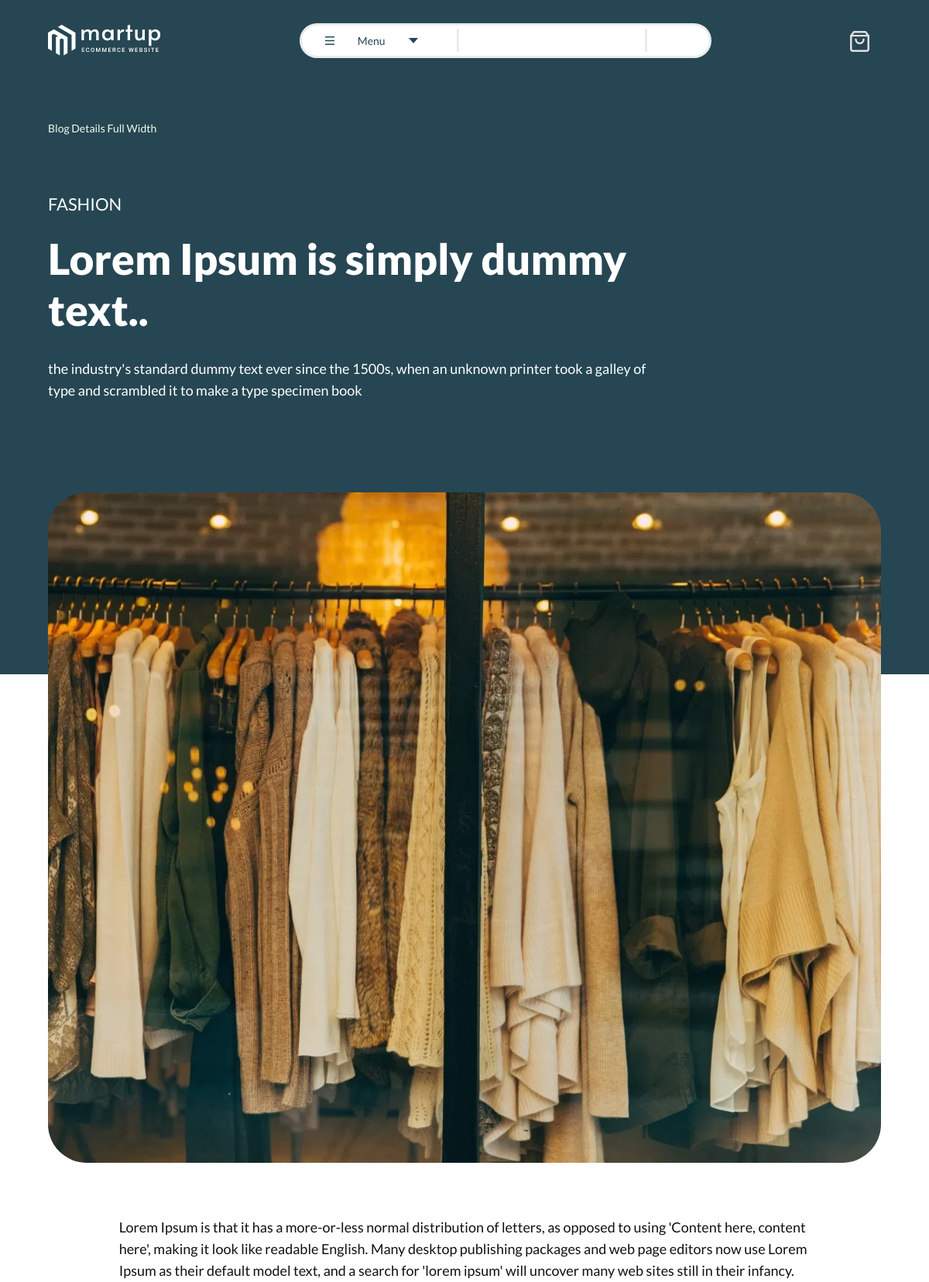
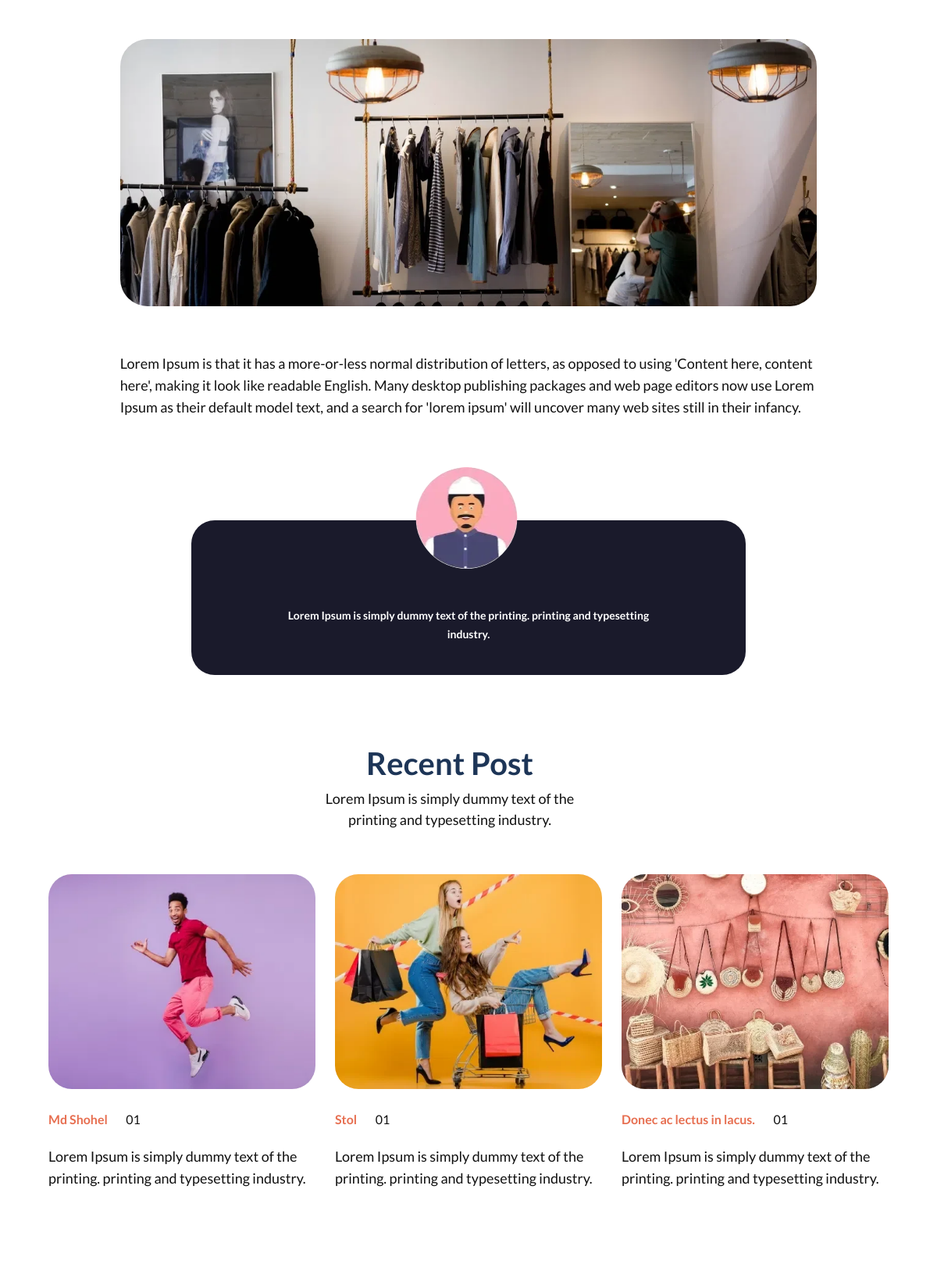
Screenshot of /blog/ (upper part) with the database file from the repository (2 pictures, top to bottom).
### main/models.py (models this page shows)
class Blog_widhh(models.Model):
    title1 = models.CharField(max_length=255)
    title2 = models.CharField(max_length=255)
    title3 = models.CharField(max_length=255)
    img = models.ImageField()
    text = models.TextField()
    img2 = models.ImageField()

class People_model(models.Model):
    photo = models.ImageField()
    title = models.CharField(max_length=255)

class Post_blog(models.Model):
    img = models.ImageField()
    name = models.CharField(max_length=255)
    date =  models.DateField()
    text = models.TextField()

### main/views.py (the view)
# urls.py: 2. Add a URL to urlpatterns:  path('blog/', include('blog.urls'))
def blog(request):
    context = {
        'Blog_widht': Blog_widhh.objects.last(),
        'Photo_blog': Photo_blog.objects.last(),
        'Post_blog': Post_blog.objects.all(),
        'People_model': People_model.objects.last(),
        'info' : Info.objects.last(),
        'email_titles': Email_titles.objects.last(),
        'app': App.objects.last(),
    }
    return render(request, 'blog-details-full-width.html', context)

### templates/blog-details-full-width.html (shortened to what this page needs)
{%load static %}
<!DOCTYPE html>
<html lang="zxx">
<head>
    <link rel="stylesheet" href="{% static 'assets/css/vendor/bootstrap.min.css' %}" />
    <link rel="stylesheet" href="{% static 'assets/css/vendor/material-icons.css' %}">
    <link rel="stylesheet" href="{% static 'assets/css/vendor/jquery-ui.min.css' %}">
    <link rel="stylesheet" href="{% static 'assets/css/plugins/animate.css' %}">
    <link rel="stylesheet" href="{% static 'assets/css/plugins/nice-select.css' %}">
    <link rel="stylesheet" href="{% static 'assets/css/plugins/swiper-bundle.min.css' %}">
    <link rel="stylesheet" href="{% static 'assets/css/plugins/ion.rangeSlider.min.css' %}">
    <link rel="stylesheet" href="{% static 'assets/css/plugins/venobox.min.css' %}">
    <link rel="stylesheet" href="{% static 'assets/css/style.css' %}">
</head>
<body>
    <header class="header-section pos-absolute dark-bg sticky-header d-none d-lg-block section-fluid-270">
        <div class="header-wrapper pos-relative">
            <div class="container-fluid">
                <div class="row justify-content-between align-items-center">
                    <div class="col-auto">
                        <a href="index.html" class="header-logo">
                            <img class="img-fluid" src="{% static 'assets/images/logo/logo-dark-theme.png' %}" alt="">
                        </a>
                    </div>
                    <div class="col-auto d-flex align-items-center">
                        <div class="header-event">
                            <div class="menu-event dropdown">
                                <button class="main-menu-event dropdown-toggle" data-bs-toggle="dropdown"><img src="{% static 'assets/images/icons/icon-open-menu.svg' %}" alt=""><span>Menu</span><img src="assets/images/icons/icon-arrow-drop-down.svg" alt=""></button>
                            </div>
                            <div class="search-event">
                                <input class="header-search" type="search" placeholder="">
                                <button class="header-search-btn" type="submit"><img src="" alt=""></button>
                            </div>
                        </div>
                    </div>
                    <div class="col-auto">
                        <div class="header-action">
                            <button class="header-action-item header-action-wishlist" data-bs-toggle="offcanvas" data-bs-target="#addcartOffcanvas"><img src="{% static 'assets/images/icons/icon-shopping-bag-light.svg' %}" alt=""><span class="item-count item-count--dark">{{ items }}</span></button>
                        </div>
                    </div>
                </div>
            </div>
        </div>
    </header>
    <div class="breadcrumb-section">
        <div class="box-wrapper">
            <div class="breadcrumb-wrapper breadcrumb-wrapper--style-4 breadcrumb-bg pos-relative">
                <div class="breadcrumb-content section-fluid-270">
                    <div class="container-fluid">
                        <div class="row justify-content-center justify-content-lg-start">
                            <div class="col-auto">
                                <ul class="breadcrumb-nav">
                                    <li>Blog Details Full Width</li>
                                </ul>
                            </div>
                        </div>
                        <div class="row">
                            <div class="col-12 col-lg-9">
                                <div class="content">
                                    <span class="title-tag">{{Blog_widht.title1}}</span>
                                    <h2 class="title">{{Blog_widht.title2}}.</h2>
                                    <p>{{Blog_widht.title3}}</p>
                                    <div class="author-details">
                                    </div>
                                </div>
                            </div>
                        </div>
                    </div>
                </div>
            </div>
        </div>
    </div>
    <div class="blog-details-section section-fluid-270 section-top-gap-100">
        <div class="box-wrapper">
            <div class="container-fluid">
                <div class="row justify-content-center">
                    <div class="col-12">
                        <div class="blog-details-hero">
                            <div class="image">
                                <img class="img-fluid" src="{{Blog_widht.img.url}}" alt="">
                            </div>
                        </div>
                        <div class="row justify-content-center">
                            <div class="col-xl-10">
                                <div class="default-text-content">
                                    <p>{{Blog_widht.text}}</p>
                                    <img class="img-fluid default-image" src="{{Blog_widht.img2.url}}" alt="">
                                    <p>{{Blog_widht.text}}</p>
                                </div>
                            </div>
                            <div class="col-xl-8">
                                <div class="author-blog-details">
                                    <div class="image">
                                        <img src="{{People_model.photo.url}}" alt="">
                                    </div>
                                    <div class="content">
                                        <p>{{People_model.title}}</p>
                                    </div>
                                </div>
                            </div>
                        </div>
                    </div>
                </div>
            </div>
        </div>
    </div>
    <div class="blog-feed-section section-fluid-270 section-top-gap-100">
        <div class="box-wrapper">
            <div class="section-wrapper">
                <div class="container-fluid">
                    <div class="row justify-content-center align-items-center flex-warp">
                        <div class="col-xl-4 col-lg-5 col-md-6 col-sm-7 col-12 me-5">
                            <div class="section-content text-center section-content-gap-60">
                                <h2 class="section-title">Recent Post</h2>
                                <p>Lorem Ipsum is simply dummy text of the printing and typesetting industry.</p>
                            </div>
                        </div>
                    </div>
                </div>
            </div>
            <div class="blog-feed-items">
                <div class="container-fluid">
                    <div class="row">
                        <div class="col-12">
                            <div class="blog-feed-slide">
                                <div class="swiper-container">
                                    <div class="swiper-wrapper">
                                        {%for i in Post_blog%}
                                        <div class="swiper-slide blog-list-single-item">
                                            <a href="blog-details-full-width.html" class="image img-responsive">
                                                <img src="{{i.img.url}}" alt="">
                                            </a>
                                            <div class="post-meta">
                                                <a href="#" class="catagory">{{i.name}}</a>
                                                <a href="#" class="date">{{i.date|date:"m"}}</a>
                                            </div>
                                            <div class="content">
                                                <p>{{i.text}}</p>
                                            </div>
                                        </div>
                                        {%endfor%}
                                    </div>
                                </div>
                            </div>
                        </div>
                    </div>
                </div>
            </div>
        </div>
    </div>
</body>
</html>

### rows the page displays
Blog_widhh: title1 "FASHION", title2 "Lorem Ipsum is simply dummy text.", title3 "the industry's standard dummy text ever since the 1500s, when an unknown printer took a galley of type and scrambled it to make a type specimen book", img (picture), text "Lorem Ipsum is that it has a more-or-less normal distribution of letters, as opposed to using 'Content here, content here', making it look like readable English. Many desktop publishing packages and web page editors now use Lorem Ipsum as their default model text, and a search for 'lorem ipsum' will uncover many web sites still in their infancy.", img2 (picture)
People_model: photo (picture), title "Lorem Ipsum is simply dummy text of the printing. printing and typesetting industry."
Post_blog: img (picture), name "Md Shohel", date "01", text "Lorem Ipsum is simply dummy text of the printing. printing and typesetting industry."
Post_blog: img (picture), name "Stol", date "01", text "Lorem Ipsum is simply dummy text of the printing. printing and typesetting industry."
Post_blog: img (picture), name "Donec ac lectus in lacus.", date "01", text "Lorem Ipsum is simply dummy text of the printing. printing and typesetting industry."
